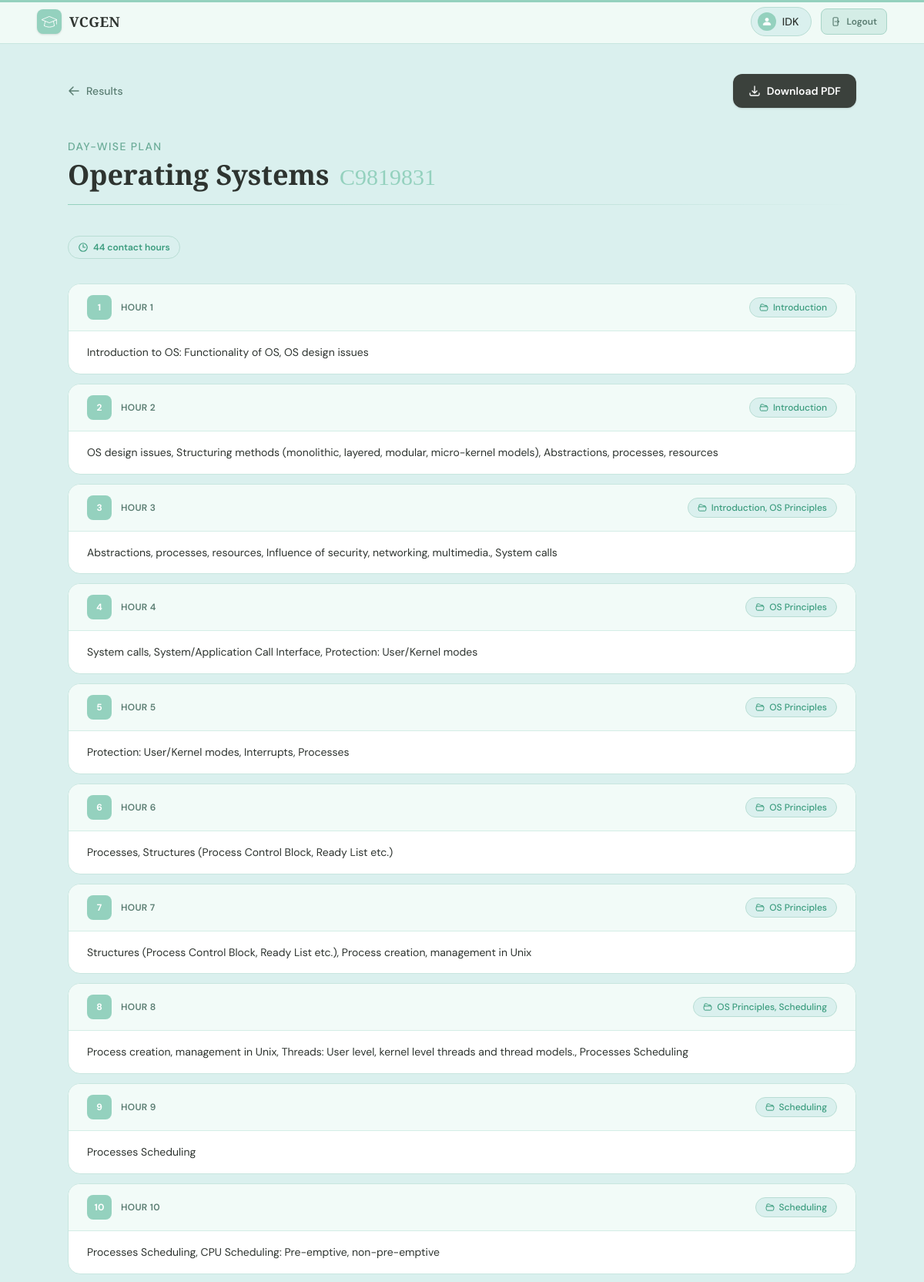
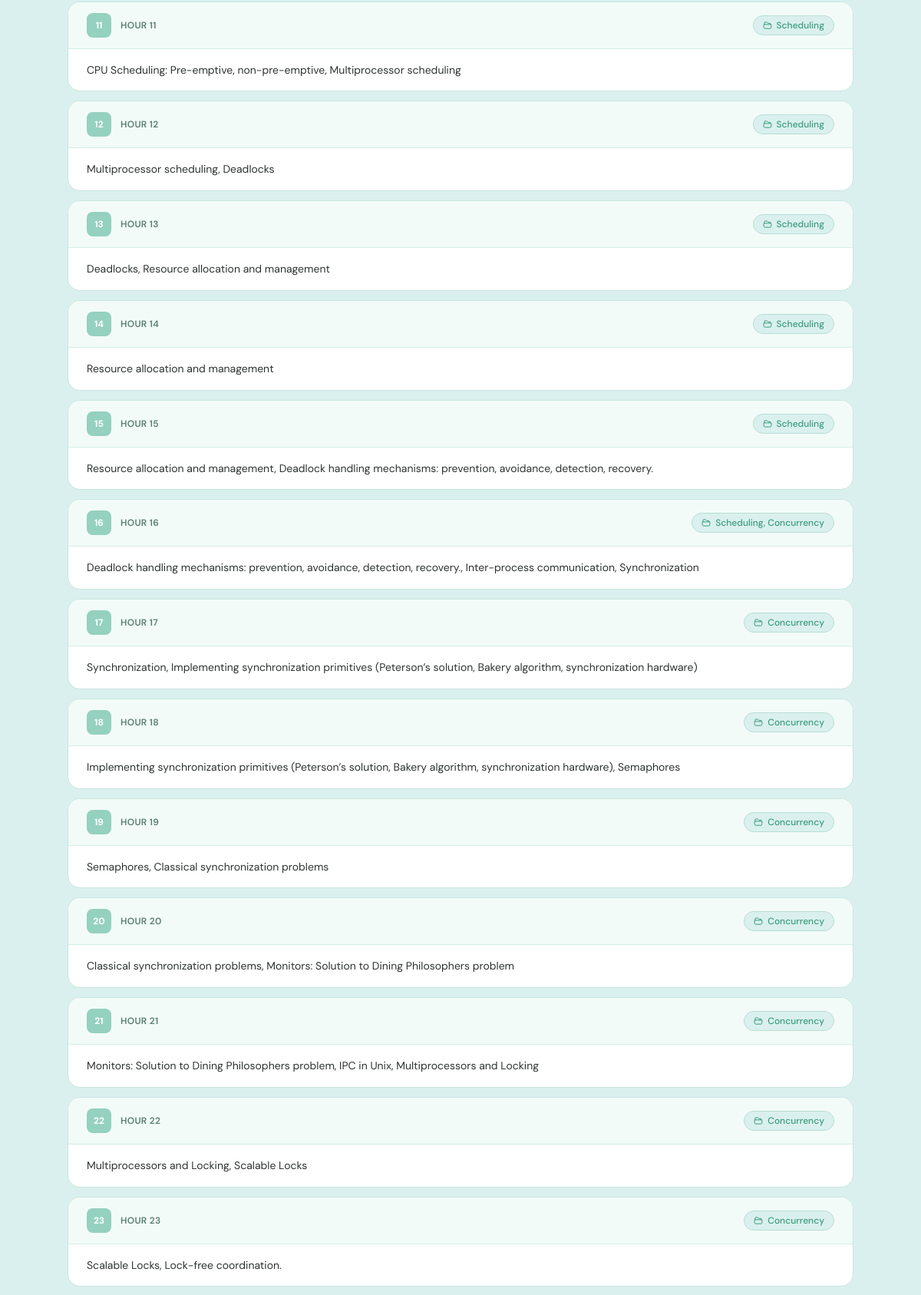
The page /dayplan/C9819831 (signed in, upper part) on the database its author committed (2 pictures, top to bottom).
### main/models.py (models this page shows, shortened)
class Teacher(models.Model):
    teacher_id=models.CharField(max_length=8,primary_key=True)
    name=models.CharField(max_length=20)
    email=models.EmailField(null=False)
    password=models.CharField(null=False,max_length=128)

class Course(models.Model):
    course_id=models.CharField(max_length=8,primary_key=True)
    teacher=models.ForeignKey(Teacher,on_delete=models.CASCADE)
    name=models.CharField(max_length=20)
    hours=models.IntegerField()
    split=models.DecimalField(decimal_places=3,max_digits=10)
    accepting_response=models.BooleanField(default=True)

class Module(models.Model):
    module_id=models.CharField(max_length=8,primary_key=True)
    course=models.ForeignKey(Course,on_delete=models.CASCADE)
    hours=models.IntegerField()
    name=models.CharField(max_length=100)

### main/views.py (the view)
# urls.py: path("dayplan/<str:class_id>",views.dayplan,name="dayplan"),
def dayplan(request,class_id):
    context={}
    if 'user' not in request.session:
        return redirect('login')
    else:
        context['name']=Teacher.objects.filter(teacher_id=request.session['user'])[0].name
    ourclass=Course.objects.filter(course_id=class_id)
    if len(ourclass)<1:
        return redirect('classes')
    else:
        ourclass=ourclass[0]
        data={}
        modules=Module.objects.filter(course=ourclass)
        class cusModule:
            def __init__(self,mod):
                self.mod=mod
                self.topicslist=[]
                self.modtime=0
            def addtopic(self,topic):
                self.topicslist.append(topic)
                self.modtime+=topic.time
        class cusTopic:
            def __init__(self,topic,teachertime,studenttime):
                self.topic=topic
                self.teachertime=teachertime
                self.studenttime=studenttime
                self.time=teachertime+studenttime
        ourmods=[]
        for mod in modules:
            newmod=cusModule(mod)
            for topic in Topics.objects.filter(module=mod):
                teachertime=round(topic.teacherweight*mod.hours*ourclass.split,2)
                studenttime=round(topic.studentweight*ourclass.hours*(100-(ourclass.split*100))/100,2)
                newtopic=cusTopic(topic,teachertime,studenttime)
                newmod.addtopic(newtopic)
            ourmods.append(newmod)
        class slot:
            def __init__(self,content,mod):
                self.content=content
                self.mod=mod
        slots=[]
        cur=0
        tempcontent=""
        tempmod=""
        lastcontent=""
        lastmod=""
        for mod in ourmods:
            for topic in mod.topicslist:
                tempcontent+=topic.topic.content+", "
                lastcontent=topic.topic.content
                if mod.mod.name not in tempmod:
                    tempmod+=mod.mod.name+", "
                    lastmod=mod.mod.name
                cur+=topic.time
                while cur>1:
                    tempcontent=tempcontent.rstrip(", ")
                    tempmod=tempmod.rstrip(", ")
                    newslot=slot(tempcontent,tempmod)
                    slots.append(newslot)
                    if cur==1:
                        cur=0
                        tempcontent=""
                        tempmod=""
                    elif cur>1:
                        cur-=1
                        tempcontent=lastcontent+", "
                        tempmod=lastmod+", "
        tempcontent=tempcontent.rstrip(", ")
        tempmod=tempmod.rstrip(", ")
        newslot=slot(tempcontent,tempmod)
        slots.append(newslot)
        context['cid']=class_id
        context['cname']=ourclass.name
        context['slots']=slots
    return render(request,"main/dayplan.html",context=context)

### main/templates/main/dayplan.html (shortened to what this page needs)
{% extends "base.html" %}
{% block body %}
<main class="min-h-screen bg-[#daf0ee] px-4 py-10 sm:px-6 lg:px-12">
  <div class="max-w-5xl mx-auto">
    <div class="flex flex-col sm:flex-row sm:items-center justify-between gap-4 mb-10">
      <button
        onclick="location.href='/results/{{cid}}';"
        class="inline-flex items-center gap-2 text-sm font-medium text-[#5a7d72] hover:text-[#2e3430] transition-colors hover:cursor-pointer group"
      >
        <svg xmlns="http://www.w3.org/2000/svg" class="w-4 h-4 group-hover:-translate-x-0.5 transition-transform" fill="none" viewBox="0 0 24 24" stroke-width="2.2" stroke="currentColor">
          <path stroke-linecap="round" stroke-linejoin="round" d="M10.5 19.5 3 12m0 0 7.5-7.5M3 12h18"/>
        </svg>
        Results
      </button>
      <button
        onclick="location.href='/download_dayplan/{{cid}}';"
        class="inline-flex items-center gap-2 bg-[#3b413c] hover:bg-[#2e3430] text-white font-semibold text-sm px-5 py-3 rounded-xl transition-all duration-200 hover:scale-[1.02] hover:cursor-pointer shadow-sm"
      >
        <svg xmlns="http://www.w3.org/2000/svg" class="w-4 h-4" fill="none" viewBox="0 0 24 24" stroke-width="2" stroke="currentColor">
          <path stroke-linecap="round" stroke-linejoin="round" d="M3 16.5v2.25A2.25 2.25 0 0 0 5.25 21h13.5A2.25 2.25 0 0 0 21 18.75V16.5M16.5 12 12 16.5m0 0L7.5 12m4.5 4.5V3"/>
        </svg>
        Download PDF
      </button>
    </div>
    <div class="mb-10">
      <p class="text-sm font-medium text-[#6aab97] uppercase tracking-widest mb-1">Day-Wise Plan</p>
      <h1 class="text-4xl font-bold text-[#2e3430] cusfont leading-tight">
        {{ cname }}
        <span class="text-[#94d1be] font-normal text-3xl ml-1">{{ cid }}</span>
      </h1>
      <div class="mt-4 h-px bg-gradient-to-r from-[#94d1be] via-[#b8ddd4] to-transparent"></div>
    </div>
    <div class="flex items-center gap-2 mb-8">
      <span class="inline-flex items-center gap-1.5 text-xs font-semibold text-[#3b9c7e] bg-[#daf0ee] border border-[#b8ddd4] px-3 py-1.5 rounded-full">
        <svg xmlns="http://www.w3.org/2000/svg" class="w-3.5 h-3.5" fill="none" viewBox="0 0 24 24" stroke-width="2" stroke="currentColor">
          <path stroke-linecap="round" stroke-linejoin="round" d="M12 6v6h4.5m4.5 0a9 9 0 1 1-18 0 9 9 0 0 1 18 0Z"/>
        </svg>
        {{ slots|length }} contact hours
      </span>
    </div>
    <div class="flex flex-col gap-3">
      {% for slot in slots %}
      <div class="bg-white border border-[#c8e6df] rounded-2xl overflow-hidden hover:border-[#94d1be] hover:shadow-md transition-all duration-200 group">
        <div class="flex items-center justify-between px-6 py-3.5 bg-[#f2fbf8] border-b border-[#d4ede6]">
          <div class="flex items-center gap-3">
            <span class="w-8 h-8 rounded-lg bg-[#94d1be] text-white text-xs font-bold flex items-center justify-center flex-shrink-0 tabular-nums">
              {{ forloop.counter }}
            </span>
            <span class="text-xs font-semibold text-[#5a7d72] uppercase tracking-wide">Hour {{ forloop.counter }}</span>
          </div>
          <span class="inline-flex items-center gap-1.5 text-xs font-medium text-[#3b9c7e] bg-[#daf0ee] border border-[#b8ddd4] px-3 py-1 rounded-full max-w-xs truncate">
            {{ slot.mod }}
          </span>
        </div>
        <div class="px-6 py-4">
          <p class="text-sm text-[#2e3430] leading-relaxed">{{ slot.content }}</p>
        </div>
      </div>
      {% endfor %}
    </div>
  </div>
</main>
{% endblock %}

### main/templates/main/base.html (shortened to what this page needs)
<html>
  <head>
    {% load static %}
    <script src="https://cdn.jsdelivr.net/npm/@tailwindcss/browser@4"></script>
  </head>
  <body>
    <header id="site-header" class="px-4 sm:px-6 lg:px-12">
      <div class="max-w-7xl mx-auto flex items-center justify-between h-14">
        <div
          class="flex items-center gap-2.5 hover:cursor-pointer group"
          onclick="location.href='/';"
        >
          {% load static %}
          <div class="w-8 h-8 rounded-lg bg-[#94d1be] flex items-center justify-center flex-shrink-0 group-hover:bg-[#7ec4af] transition-colors duration-200 shadow-sm">
            <img src="{% static 'main/education-svg.svg' %}" class="h-5 w-5 brightness-0 invert" alt="VCGEN logo" />
          </div>
          <span class="text-lg font-bold text-[#2e3430] cusfont tracking-wide group-hover:text-[#3b9c7e] transition-colors duration-200">
            VCGEN
          </span>
        </div>
        {% if name %}
        <div class="flex items-center gap-3">
          <div class="flex items-center gap-2 bg-[#daf0ee] border border-[#b8ddd4] rounded-full pl-2 pr-4 py-1.5">
            <div class="w-6 h-6 rounded-full bg-[#94d1be] flex items-center justify-center flex-shrink-0">
              {% load static %}
              <img src="{% static 'main/person-svg.svg' %}" class="h-3.5 w-3.5 brightness-0 invert" alt="" />
            </div>
            <span class="text-sm font-medium text-[#2e3430]">{{ name }}</span>
          </div>
          <button
            onclick="location.href='/';"
            class="inline-flex items-center gap-1.5 text-xs font-semibold text-[#5a7d72] bg-[#d4ede6] hover:bg-[#c2e3d8] border border-[#a8d5c8] px-3 py-2 rounded-lg transition-all duration-150 hover:cursor-pointer"
          >
            Logout
          </button>
        </div>
        {% endif %}
      </div>
    </header>
    {% block body %}
    {% endblock %}
          {% load static %}
  </body>
</html>

### main/templates/main/base.html (style rules this page uses)
*, *::before, *::after { box-sizing: border-box; }
html, body { margin: 0; padding: 0; }
body { font-family: 'DM Sans', sans-serif; background-color: #daf0ee; color: #3b413c; display: flex; flex-direction: column; min-height: 100vh; }
.cusfont { font-family: 'Playfair Display', serif; font-optical-sizing: auto; }
#site-header { box-shadow: inset 0 3px 0 0 #94d1be, 0 1px 0 0 #c8e6df; background-color: #f0faf6; position: sticky; top: 0; z-index: 50; }

### rows shown on the page
Teacher: name "IDK"
Course: name "Operating Systems"
Module: mod "Introduction", content "Introduction to OS: Functionality of OS, OS design issues", content "OS design issues, Structuring methods (monolithic, layered, modular, micro-kernel models), Abstractions, processes, resources"
Module: mod "OS Principles", content "System calls, System/Application Call Interface, Protection: User/Kernel modes", content "Protection: User/Kernel modes, Interrupts, Processes", content "Processes, Structures (Process Control Block, Ready List etc.)", content "Structures (Process Control Block, Ready List etc.), Process creation, management in Unix"
Module: mod "Scheduling", content "Processes Scheduling", content "Processes Scheduling, CPU Scheduling: Pre-emptive, non-pre-emptive", content "CPU Scheduling: Pre-emptive, non-pre-emptive, Multiprocessor scheduling", content "Multiprocessor scheduling, Deadlocks", content "Deadlocks, Resource allocation and management", content "Resource allocation and management", content "Resource allocation and management, Deadlock handling mechanisms: prevention, avoidance, detection, recovery."
Module: mod "Concurrency", content "Synchronization, Implementing synchronization primitives (Peterson’s solution, Bakery algorithm, synchronization hardware)", content "Implementing synchronization primitives (Peterson’s solution, Bakery algorithm, synchronization hardware), Semaphores", content "Semaphores, Classical synchronization problems", content "Classical synchronization problems, Monitors: Solution to Dining Philosophers problem", content "Monitors: Solution to Dining Philosophers problem, IPC in Unix, Multiprocessors and Locking", content "Multiprocessors and Locking, Scalable Locks", content "Scalable Locks, Lock-free coordination."

### other values the page prints
{{ cid }} "C9819831"
{{ slots|length }} "44"
{{ slot.mod }} "Introduction, OS Principles" "OS Principles, Scheduling" "Scheduling, Concurrency"
{{ slot.content }} "Abstractions, processes, resources, Influence of security, networking, multimedia., System calls" "Process creation, management in Unix, Threads: User level, kernel level threads and thread models., Processes Scheduling" "Deadlock handling mechanisms: prevention, avoidance, detection, recovery., Inter-process communication, Synchronization"
